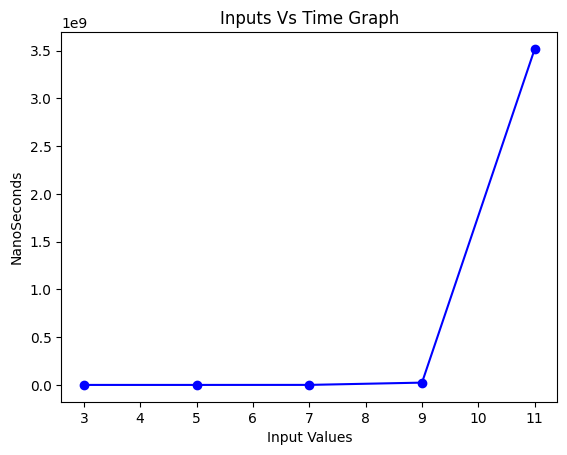

Recreate this plot in Python.
from math import radians
import numpy as np
import matplotlib.pyplot as plt

values = [
    (3,772),
    (5,7323),
    (7, 321847),
    (9,24059966),
    (11, 3517819827 )

]

x_values, y_values = zip(*values)

plt.plot(x_values, y_values, marker='o', linestyle='-', color='b')

plt.xlabel('Input Values')
plt.ylabel('NanoSeconds')
plt.title('Inputs Vs Time Graph')

plt.show()
